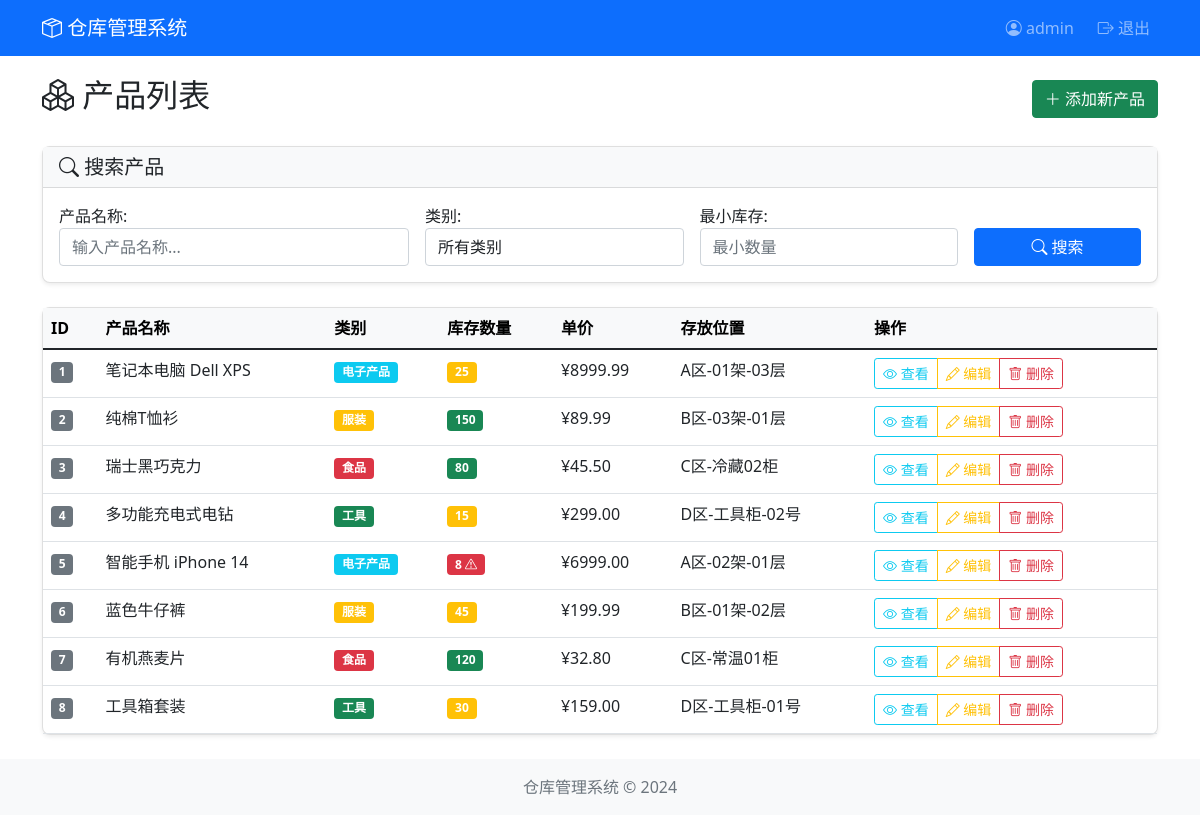
Page /warehouse/ (signed in) on the committed database.
### warehouse/models.py (models this page shows, shortened)
class Product(models.Model):
    CATEGORY_CHOICES = [
        ('electronics', '电子产品'),
        ('clothing', '服装'),
        ('food', '食品'),
        ('tools', '工具'),
        ('other', '其他'),
    ]
    name = models.CharField(max_length=200, verbose_name="产品名称")
    description = models.TextField(blank=True, verbose_name="描述")
    category = models.CharField(
        max_length=50,
        choices=CATEGORY_CHOICES,
        default='other',
        verbose_name="类别"
    )
    quantity = models.IntegerField(default=0, verbose_name="库存数量")
    price = models.DecimalField(max_digits=10, decimal_places=2, verbose_name="单价")
    location = models.CharField(max_length=100, verbose_name="存放位置")
    created_by = models.ForeignKey(User, on_delete=models.CASCADE, related_name='products', verbose_name="创建者")
    created_at = models.DateTimeField(auto_now_add=True, verbose_name="创建时间")
    updated_at = models.DateTimeField(auto_now=True, verbose_name="更新时间")
    class Meta:
        verbose_name = "产品"
        verbose_name_plural = "产品"
        permissions = [
            ("can_view_product", "可以查看产品"),
            ("can_add_product", "可以添加产品"),
            ("can_change_product", "可以修改产品"),
            ("can_delete_product", "可以删除产品"),
            ("can_search_product", "可以搜索产品"),
        ]

### warehouse/views.py (the view, shortened to what this page needs)
# urls.py: path('', views.product_list, name='product_list'),
@login_required
@permission_required('warehouse.can_view_product', raise_exception=True)
def product_list(request):
    products = Product.objects.all()
    search_form = ProductSearchForm(request.GET or None)
    context = {
        'products': products,
        'search_form': search_form,
        'can_add': request.user.has_perm('warehouse.can_add_product'),
        'can_search': request.user.has_perm('warehouse.can_search_product'),
    }
    return render(request, 'warehouse/product_list.html', context)

### warehouse/forms.py
class ProductSearchForm(forms.Form):
    name = forms.CharField(
        label='产品名称',
        required=False,
        widget=forms.TextInput(attrs={
            'class': 'form-control',
            'placeholder': '输入产品名称...'
        })
    )
    category = forms.ChoiceField(
        label='类别',
        required=False,
        choices=[('', '所有类别')] + Product.CATEGORY_CHOICES,
        widget=forms.Select(attrs={'class': 'form-control'})
    )
    min_quantity = forms.IntegerField(
        label='最小库存',
        required=False,
        min_value=0,
        widget=forms.NumberInput(attrs={
            'class': 'form-control',
            'placeholder': '最小数量'
        })
    )

### templates/warehouse/product_list.html (shortened to what this page needs)
{% extends 'base.html' %}
{% block content %}
<div class="d-flex justify-content-between align-items-center mb-4">
    <h2><i class="bi bi-boxes"></i> 产品列表</h2>
    {% if can_add %}
        <a href="{% url 'product_create' %}" class="btn btn-success">
            <i class="bi bi-plus-lg"></i> 添加新产品
        </a>
    {% endif %}
</div>
{% if can_search %}
<div class="card mb-4 shadow-sm">
    <div class="card-header bg-light">
        <h5 class="mb-0"><i class="bi bi-search"></i> 搜索产品</h5>
    </div>
    <div class="card-body">
        <form method="get" class="row g-3">
            <div class="col-md-4">
                {{ search_form.name.label_tag }}
                {{ search_form.name }}
            </div>
            <div class="col-md-3">
                {{ search_form.category.label_tag }}
                {{ search_form.category }}
            </div>
            <div class="col-md-3">
                {{ search_form.min_quantity.label_tag }}
                {{ search_form.min_quantity }}
            </div>
            <div class="col-md-2 d-flex align-items-end">
                <button type="submit" class="btn btn-primary w-100">
                    <i class="bi bi-search"></i> 搜索
                </button>
            </div>
        </form>
    </div>
</div>
{% endif %}
<div class="card shadow-sm">
    <div class="card-body p-0">
        <div class="table-responsive">
            <table class="table table-hover mb-0">
                <thead class="table-light">
                    <tr>
                        <th>ID</th>
                        <th>产品名称</th>
                        <th>类别</th>
                        <th>库存数量</th>
                        <th>单价</th>
                        <th>存放位置</th>
                        <th>操作</th>
                    </tr>
                </thead>
                <tbody>
                    {% for product in products %}
                    <tr>
                        <td><span class="badge bg-secondary">{{ product.id }}</span></td>
                        <td>{{ product.name }}</td>
                        <td>
                            <span class="badge
                                {% if product.category == 'electronics' %}bg-info
                                {% elif product.category == 'clothing' %}bg-warning
                                {% elif product.category == 'food' %}bg-danger
                                {% elif product.category == 'tools' %}bg-success
                                {% else %}bg-secondary{% endif %}">
                                {{ product.get_category_display }}
                            </span>
                        </td>
                        <td>
                            {% if product.quantity < 10 %}
                                <span class="badge bg-danger">{{ product.quantity }} <i class="bi bi-exclamation-triangle"></i></span>
                            {% elif product.quantity < 50 %}
                                <span class="badge bg-warning">{{ product.quantity }}</span>
                            {% else %}
                                <span class="badge bg-success">{{ product.quantity }}</span>
                            {% endif %}
                        </td>
                        <td>¥{{ product.price }}</td>
                        <td>{{ product.location }}</td>
                        <td>
                            <div class="btn-group btn-group-sm">
                                <a href="{% url 'product_detail' product.pk %}" class="btn btn-outline-info">
                                    <i class="bi bi-eye"></i> 查看
                                </a>
                                {% if perms.warehouse.can_change_product %}
                                <a href="{% url 'product_update' product.pk %}" class="btn btn-outline-warning">
                                    <i class="bi bi-pencil"></i> 编辑
                                </a>
                                {% endif %}
                                {% if perms.warehouse.can_delete_product %}
                                <a href="{% url 'product_delete' product.pk %}" class="btn btn-outline-danger">
                                    <i class="bi bi-trash"></i> 删除
                                </a>
                                {% endif %}
                            </div>
                        </td>
                    </tr>
                    {% endfor %}
                </tbody>
            </table>
        </div>
    </div>
</div>
{% endblock %}

### templates/base.html (shortened to what this page needs)
<!DOCTYPE html>
<html lang="ru">
<head>
    <link href="https://cdn.jsdelivr.net/npm/bootstrap@5.1.3/dist/css/bootstrap.min.css" rel="stylesheet">
    <link rel="stylesheet" href="https://cdn.jsdelivr.net/npm/bootstrap-icons@1.8.1/font/bootstrap-icons.css">
</head>
<body>
    <nav class="navbar navbar-expand-lg navbar-dark bg-primary">
        <div class="container">
            <a class="navbar-brand" href="{% url 'product_list' %}">
                <i class="bi bi-box-seam"></i> 仓库管理系统
            </a>
            <div class="navbar-nav ms-auto">
                {% if user.is_authenticated %}
                    <span class="navbar-text me-3">
                        <i class="bi bi-person-circle"></i> {{ user.username }}
                    </span>
                    <form action="{% url 'logout' %}" method="post" class="logout-form">
                        <button type="submit" class="logout-btn nav-link">
                            <i class="bi bi-box-arrow-right"></i> 退出
                        </button>
                    </form>
                {% else %}
                    <a class="nav-link" href="{% url 'login' %}">
                        <i class="bi bi-box-arrow-in-right"></i> 登录
                    </a>
                {% endif %}
            </div>
        </div>
    </nav>
    <div class="container">
        {% block content %}{% endblock %}
    </div>
    <footer class="fixed-bottom bg-light py-3">
        <div class="container text-center">
            <p class="mb-0 text-muted">仓库管理系统 © 2024</p>
        </div>
    </footer>
</body>
</html>

### templates/base.html (style rules this page uses)
body { padding-bottom: 60px; }
.navbar { margin-bottom: 20px; }
.card { margin-bottom: 20px; border-radius: 8px; }
.table th { background-color: #f8f9fa; }
.logout-form { display: inline; margin: 0; padding: 0; }
.logout-btn { background: none; border: none; color: white; padding: 8px 0; }

### rows in the picture
Product: id "1", name "笔记本电脑 Dell XPS", category "电子产品", quantity "25", price "8999.99", location "A区-01架-03层"
Product: id "2", name "纯棉T恤衫", category "服装", quantity "150", price "89.99", location "B区-03架-01层"
Product: id "3", name "瑞士黑巧克力", category "食品", quantity "80", price "45.50", location "C区-冷藏02柜"
Product: id "4", name "多功能充电式电钻", category "工具", quantity "15", price "299.00", location "D区-工具柜-02号"
Product: id "5", name "智能手机 iPhone 14", category "电子产品", quantity "8", price "6999.00", location "A区-02架-01层"
Product: id "6", name "蓝色牛仔裤", category "服装", quantity "45", price "199.99", location "B区-01架-02层"
Product: id "7", name "有机燕麦片", category "食品", quantity "120", price "32.80", location "C区-常温01柜"
Product: id "8", name "工具箱套装", category "工具", quantity "30", price "159.00", location "D区-工具柜-01号"

### other values in the picture
{{ user.username }} "admin"
{{ search_form.name.label_tag }} "产品名称:"
{{ search_form.category.label_tag }} "类别:"
{{ search_form.min_quantity.label_tag }} "最小库存:"
